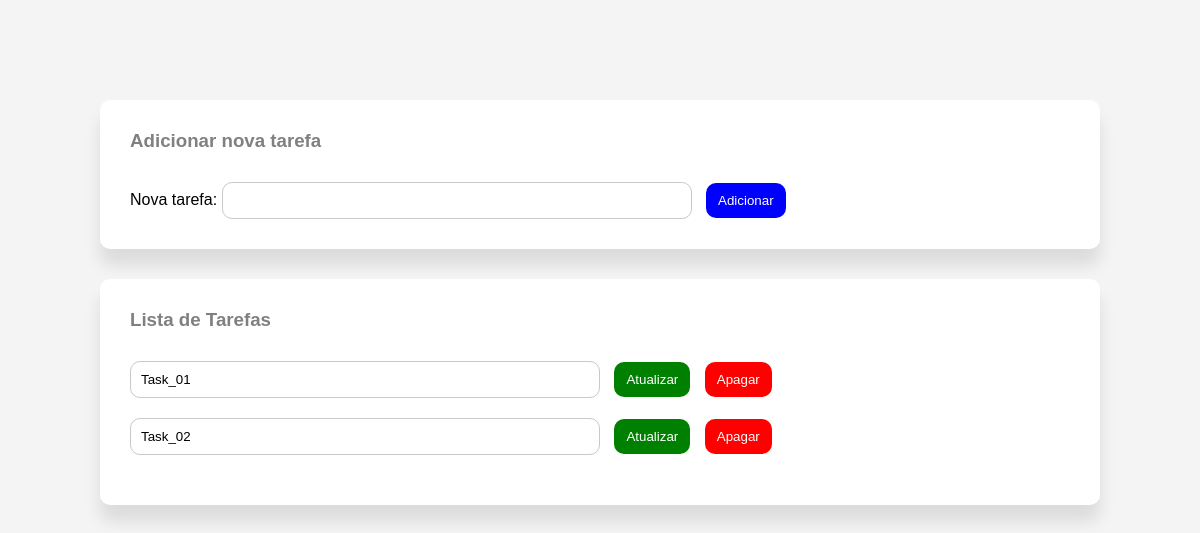
Before: / with the older database file.
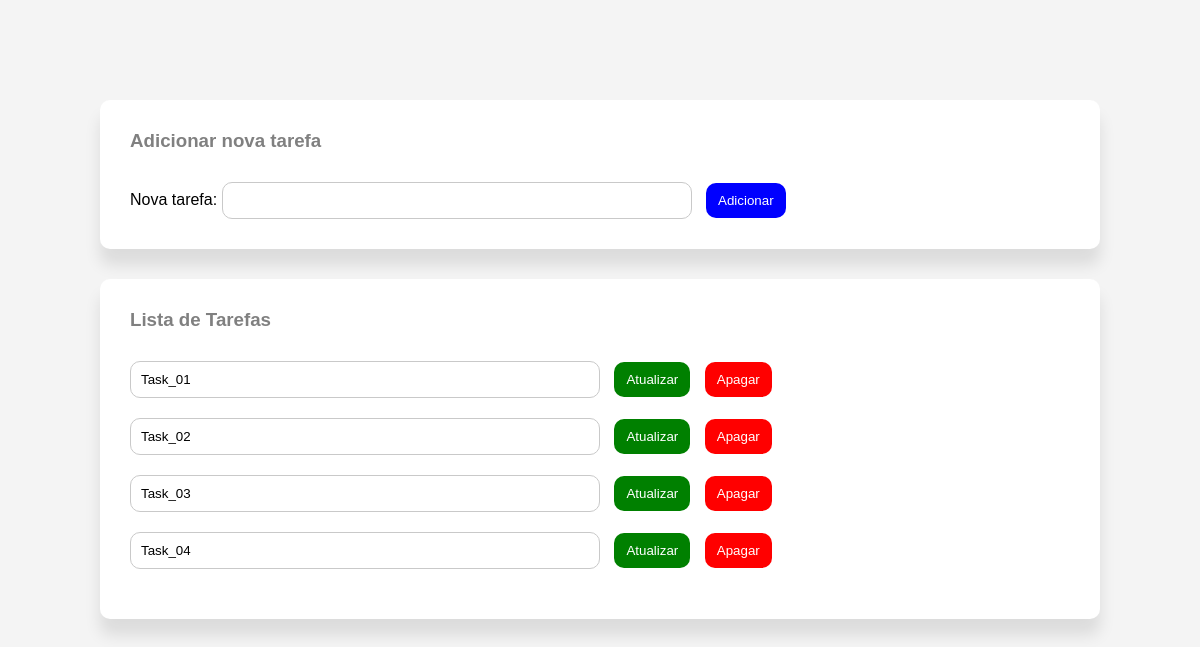
After: the same page with the newer database file.
### app.py (models this page shows)
class Task(db.Model):
    id = db.Column(db.Integer, primary_key = True) # Definindo o ID como chave primária
    description = db.Column(db.String(100), unique = True, nullable = False) # Definindo a descrição da tarefa como uma string única e não nula

### app.py (the view)
@app.route("/")
def index():
    tasks = Task.query.all() # Consultando todas as tarefas do banco de dados
    return render_template("index.html", tasks = tasks)  # Renderizando o template index.html e passando a lista de tarefas para ele

### templates/index.html (shortened to what this page needs)
<!DOCTYPE html>
<html lang="pt-br">
<head>
    <link rel="stylesheet" href="{{ url_for('static', filename='style.css') }}">
</head>
<body>
    <div id="container">
        <div id="add_task">
            <h3 >Adicionar nova tarefa</h3>
            <form action="/add_task" method="post">
                <label for="New_task">
                    Nova tarefa:
                    <input type="text" name="description" required>
                </label>
                <button id="add_button" type="submit">
                    Adicionar
                </button>
            </form>
        </div>
        <div id="task_list">
            <h3>Lista de Tarefas</h3>
            <ul>
                {% for task in tasks %}
                <li>
                    <form action="/update_task/{{ task.id  }}" method="post" style="display: inline;">
                        <input type="text" name="description" value = "{{ task.description }}" required>
                        <button id="update_button" type="submit">Atualizar</button>
                    </form>
                    <form action="/delete_task/{{ task.id }}" method="post" style="display: inline;">
                        <button id="delete_button" type="submit">Apagar</button>
                    </form>
                </li>
                {% endfor %}
            </ul>
        </div>
    </div>
</body>
</html>

### static/style.css (style rules this page uses)
* { box-sizing: border-box; margin: 0; padding: 0; }
body { font-family: Arial, sans-serif; background-color: #f4f4f4; margin: 0; padding: 100px; }
h3 { color: gray; margin-bottom: 30px; }
#add_task, #task_list { background-color: #ffff; padding: 30px; margin-bottom: 30px; border-radius: 10px; box-shadow: 0px 16px 16px rgba(0,0,0,0.1); }
input { padding: 10px; width: 50%; border: 1px solid #c9c9c9; border-radius: 10px; }
#add_button { padding: 10px 12px; background-color: blue; color: white; border: 0px; border-radius: 10px; cursor: pointer; margin-left: 10px; }
#update_button { padding: 10px 12px; background-color: green; color: white; border: 0px; border-radius: 10px; cursor: pointer; margin-left: 10px; }
#delete_button { padding: 10px 12px; background-color: red; color: white; border: 0px; border-radius: 10px; cursor: pointer; margin-left: 10px; }
ul { list-style: none; padding: 0; }
li { margin-bottom: 20px; }

Changed rows visible on the page:
added Task: description "Task_03"
added Task: description "Task_04"
